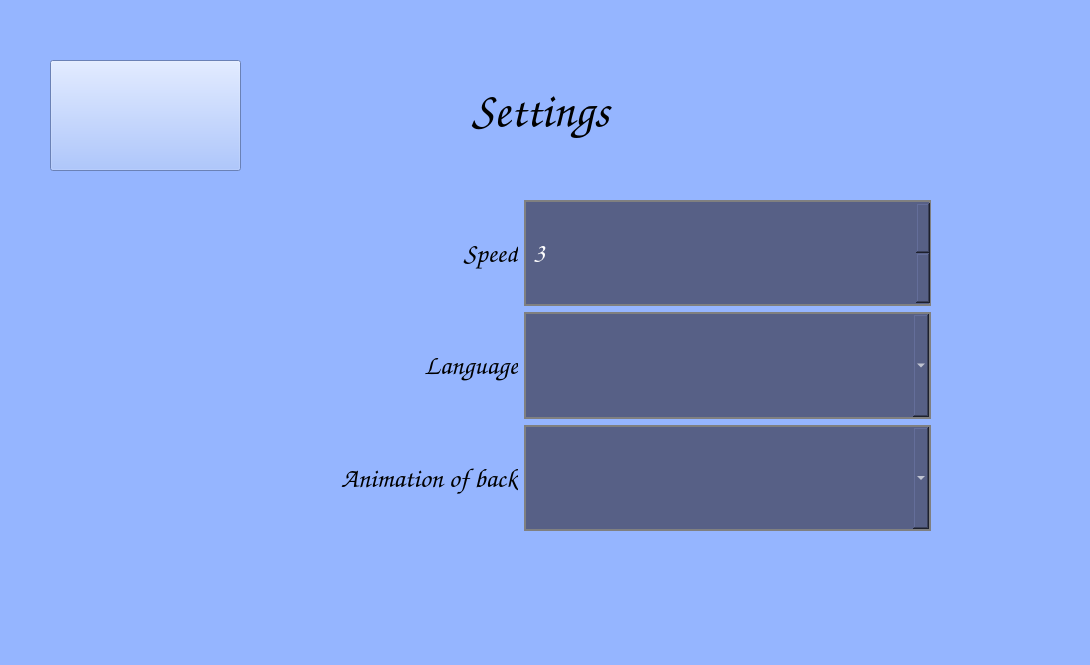
<?xml version="1.0" encoding="UTF-8"?>
<ui version="4.0">
 <class>Form</class>
 <widget class="QWidget" name="Form">
  <property name="geometry">
   <rect>
    <x>0</x>
    <y>0</y>
    <width>1090</width>
    <height>665</height>
   </rect>
  </property>
  <property name="sizePolicy">
   <sizepolicy hsizetype="Fixed" vsizetype="Fixed">
    <horstretch>0</horstretch>
    <verstretch>0</verstretch>
   </sizepolicy>
  </property>
  <property name="windowTitle">
   <string>Settings</string>
  </property>
  <property name="layoutDirection">
   <enum>Qt::LeftToRight</enum>
  </property>
  <property name="styleSheet">
   <string notr="true">background-color: rgb(149, 181, 255);</string>
  </property>
  <widget class="QLabel" name="settings_label">
   <property name="geometry">
    <rect>
     <x>300</x>
     <y>50</y>
     <width>481</width>
     <height>121</height>
    </rect>
   </property>
   <property name="font">
    <font>
     <family>Comic Sans MS</family>
     <pointsize>36</pointsize>
    </font>
   </property>
   <property name="text">
    <string>Settings</string>
   </property>
   <property name="alignment">
    <set>Qt::AlignCenter</set>
   </property>
  </widget>
  <widget class="QPushButton" name="back_btn">
   <property name="geometry">
    <rect>
     <x>50</x>
     <y>60</y>
     <width>191</width>
     <height>111</height>
    </rect>
   </property>
   <property name="text">
    <string/>
   </property>
  </widget>
  <widget class="QWidget" name="gridLayoutWidget">
   <property name="geometry">
    <rect>
     <x>110</x>
     <y>200</y>
     <width>821</width>
     <height>331</height>
    </rect>
   </property>
   <layout class="QGridLayout" name="gridLayout">
    <item row="1" column="0">
     <widget class="QLabel" name="language_label">
      <property name="font">
       <font>
        <family>Comic Sans MS</family>
        <pointsize>20</pointsize>
       </font>
      </property>
      <property name="text">
       <string>Language</string>
      </property>
      <property name="alignment">
       <set>Qt::AlignRight|Qt::AlignTrailing|Qt::AlignVCenter</set>
      </property>
     </widget>
    </item>
    <item row="2" column="1">
     <widget class="QComboBox" name="back_comboBox">
      <property name="sizePolicy">
       <sizepolicy hsizetype="Preferred" vsizetype="Preferred">
        <horstretch>0</horstretch>
        <verstretch>0</verstretch>
       </sizepolicy>
      </property>
      <property name="font">
       <font>
        <family>Comic Sans MS</family>
        <pointsize>14</pointsize>
        <weight>75</weight>
        <bold>true</bold>
       </font>
      </property>
      <property name="styleSheet">
       <string notr="true">border: 2px solid grey;
background-color: rgb(87, 96, 134);
color:  rgb(255, 255, 255);
font-weight: bold;
padding: 5px;</string>
      </property>
     </widget>
    </item>
    <item row="0" column="1">
     <widget class="QSpinBox" name="speed_spin_box">
      <property name="sizePolicy">
       <sizepolicy hsizetype="Preferred" vsizetype="Preferred">
        <horstretch>0</horstretch>
        <verstretch>0</verstretch>
       </sizepolicy>
      </property>
      <property name="font">
       <font>
        <family>Comic Sans MS</family>
        <pointsize>20</pointsize>
        <weight>75</weight>
        <bold>true</bold>
       </font>
      </property>
      <property name="styleSheet">
       <string notr="true">border: 2px solid grey;
background-color:   rgb(87, 96, 134);
padding: 5px;
color: white;
font-weight: bold;
</string>
      </property>
      <property name="minimum">
       <number>1</number>
      </property>
      <property name="maximum">
       <number>10</number>
      </property>
      <property name="value">
       <number>3</number>
      </property>
     </widget>
    </item>
    <item row="2" column="0">
     <widget class="QLabel" name="back_move_label">
      <property name="font">
       <font>
        <family>Comic Sans MS</family>
        <pointsize>20</pointsize>
       </font>
      </property>
      <property name="text">
       <string>Animation of back</string>
      </property>
      <property name="alignment">
       <set>Qt::AlignRight|Qt::AlignTrailing|Qt::AlignVCenter</set>
      </property>
     </widget>
    </item>
    <item row="0" column="0">
     <widget class="QLabel" name="speed_label">
      <property name="font">
       <font>
        <family>Comic Sans MS</family>
        <pointsize>20</pointsize>
       </font>
      </property>
      <property name="text">
       <string>Speed</string>
      </property>
      <property name="alignment">
       <set>Qt::AlignRight|Qt::AlignTrailing|Qt::AlignVCenter</set>
      </property>
     </widget>
    </item>
    <item row="1" column="1">
     <widget class="QComboBox" name="language_comboBox">
      <property name="sizePolicy">
       <sizepolicy hsizetype="Preferred" vsizetype="Preferred">
        <horstretch>0</horstretch>
        <verstretch>0</verstretch>
       </sizepolicy>
      </property>
      <property name="font">
       <font>
        <family>Comic Sans MS</family>
        <pointsize>14</pointsize>
        <weight>75</weight>
        <bold>true</bold>
       </font>
      </property>
      <property name="styleSheet">
       <string notr="true">border: 2px solid grey;
background-color: rgb(87, 96, 134);
color:  rgb(255, 255, 255);
font-weight: bold;
padding: 5px;</string>
      </property>
     </widget>
    </item>
   </layout>
  </widget>
 </widget>
 <resources/>
 <connections/>
</ui>
